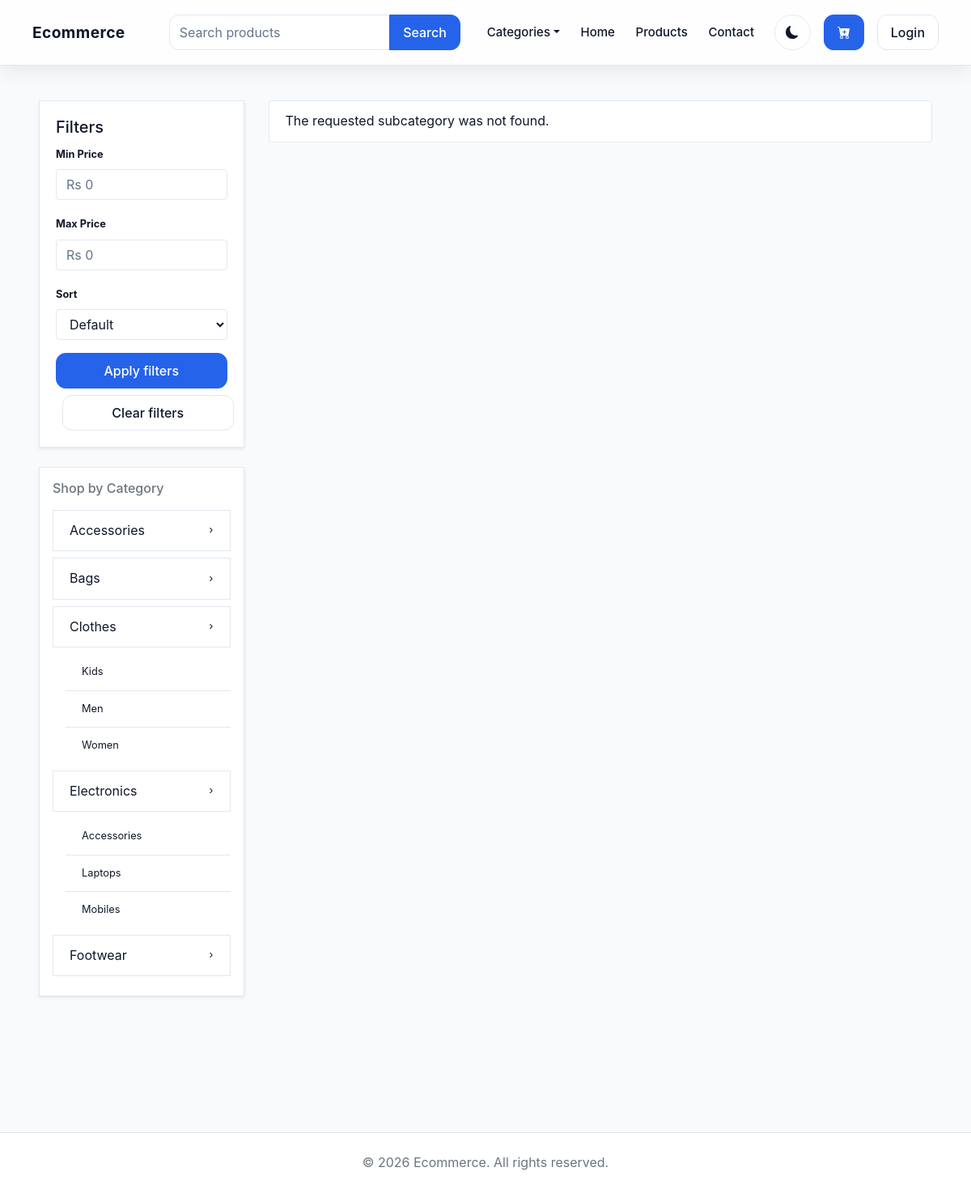
The app's page /subcategory.php with its own data.
### tables this page shows
CREATE TABLE `categories` (
  `id` int NOT NULL AUTO_INCREMENT,
  `name` varchar(100) NOT NULL,
  `slug` varchar(100) NOT NULL,
  `icon` varchar(255) DEFAULT NULL,
  `description` text,
  `image` varchar(255) DEFAULT NULL,
  `is_active` tinyint(1) DEFAULT '1',
  `created_at` timestamp NULL DEFAULT CURRENT_TIMESTAMP,
  `updated_at` timestamp NULL DEFAULT CURRENT_TIMESTAMP ON UPDATE CURRENT_TIMESTAMP,
  PRIMARY KEY (`id`),
  UNIQUE KEY `name` (`name`),
  UNIQUE KEY `slug` (`slug`),
  KEY `slug_2` (`slug`,`is_active`)
);

CREATE TABLE `sub_categories` (
  `id` int NOT NULL AUTO_INCREMENT,
  `category_id` int NOT NULL,
  `name` varchar(100) NOT NULL,
  `slug` varchar(100) NOT NULL,
  `description` text,
  `image` varchar(255) DEFAULT NULL,
  `is_active` tinyint(1) DEFAULT '1',
  `created_at` timestamp NULL DEFAULT CURRENT_TIMESTAMP,
  `updated_at` timestamp NULL DEFAULT CURRENT_TIMESTAMP ON UPDATE CURRENT_TIMESTAMP,
  PRIMARY KEY (`id`),
  UNIQUE KEY `category_id` (`category_id`,`slug`),
  KEY `is_active` (`is_active`),
  CONSTRAINT `sub_categories_ibfk_1` FOREIGN KEY (`category_id`) REFERENCES `categories` (`id`) ON DELETE CASCADE
);

### helpers/CategoryHelper.php (called while the page is built, shortened)
<?php
class CategoryHelper {
    private $db;
    private $hasSchema;
    public function __construct($conn) {
        $this->db = $conn;
        $this->hasSchema = $this->db && $this->tableExists('categories') && $this->tableExists('sub_categories');
    }
    public function getCategoriesHierarchy() {
        $sql = "
            SELECT
                c.id AS category_id,
                c.name AS category_name,
                c.slug AS category_slug,
                c.icon AS category_icon,
                c.image AS category_image,
                c.description AS category_description,
                s.id AS sub_id,
                s.name AS sub_name,
                s.slug AS sub_slug
            FROM categories c
            LEFT JOIN sub_categories s ON s.category_id = c.id AND s.is_active = 1
            WHERE c.is_active = 1
            ORDER BY c.name ASC, s.name ASC
        ";
        $stmt = $this->db->prepare($sql);
        if (!$stmt || !mysqli_stmt_execute($stmt)) {
            return [];
        }
        $result = mysqli_stmt_get_result($stmt);
        $categories = [];
        while ($row = mysqli_fetch_assoc($result)) {
            $categoryId = (int) $row['category_id'];
            if (!isset($categories[$categoryId])) {
                $categories[$categoryId] = [
                    'id' => $categoryId,
                    'name' => $row['category_name'],
                    'slug' => $row['category_slug'],
                    'icon' => $row['category_icon'],
                    'image' => $row['category_image'],
                    'description' => $row['category_description'],
                    'subcategories' => [],
                ];
            }
            if (!empty($row['sub_id'])) {
                $categories[$categoryId]['subcategories'][] = [
                    'id' => (int) $row['sub_id'],
                    'name' => $row['sub_name'],
                    'slug' => $row['sub_slug'],
                ];
            }
        }
        return array_values($categories);
    }
    public function getSubcategoryBySlug($slug) {
        if ($slug === '' || !$this->hasSchema) {
            return null;
        }
        $stmt = $this->db->prepare(
            'SELECT s.id, s.name, s.slug, s.description, s.category_id, c.name AS category_name, c.slug AS category_slug FROM sub_categories s INNER JOIN categories c ON c.id = s.category_id WHERE s.slug = ? AND s.is_active = 1 AND c.is_active = 1 ORDER BY c.name ASC, s.name ASC LIMIT 1'
        );
        mysqli_stmt_bind_param($stmt, 's', $slug);
        mysqli_stmt_execute($stmt);
        $result = mysqli_stmt_get_result($stmt);
        $subcategory = mysqli_fetch_assoc($result) ?: null;
        return $subcategory;
    }
    private function tableExists($table) {
        $stmt = $this->db->prepare('SELECT COUNT(*) FROM information_schema.TABLES WHERE TABLE_SCHEMA = DATABASE() AND TABLE_NAME = ?');
        mysqli_stmt_bind_param($stmt, 's', $table);
        mysqli_stmt_execute($stmt);
        mysqli_stmt_bind_result($stmt, $count);
        return $count > 0;
    }
}

### templates/components/category-menu.php (the view)
<?php
$activeCategorySlug = $activeCategorySlug ?? '';
$activeSubcategorySlug = $activeSubcategorySlug ?? '';
?>
<div class="category-menu sidebar-card shadow-sm p-3 mb-4">
  <h2 class="h6 mb-3 text-secondary">Shop by Category</h2>
  <div class="list-group list-group-flush">
    <?php if (!empty($categories)): ?>
      <?php foreach ($categories as $category): ?>
        <div class="mb-2">
          <a href="category.php?slug=<?php echo urlencode($category['slug']); ?>" class="list-group-item list-group-item-action d-flex justify-content-between align-items-center<?php echo $activeCategorySlug === $category['slug'] && $activeSubcategorySlug === '' ? ' active' : ''; ?>">
            <span><?php echo htmlspecialchars($category['name']); ?></span>
            <span class="small">&rsaquo;</span>
          </a>
          <?php if (!empty($category['subcategories'])): ?>
            <div class="list-group list-group-flush ml-3 mt-2">
              <?php foreach ($category['subcategories'] as $subcategory): ?>
                <a href="subcategory.php?slug=<?php echo urlencode($subcategory['slug']); ?>" class="list-group-item list-group-item-action small<?php echo $activeSubcategorySlug === $subcategory['slug'] ? ' active' : ''; ?>">
                  <?php echo htmlspecialchars($subcategory['name']); ?>
                </a>
              <?php endforeach; ?>
            </div>
          <?php endif; ?>
        </div>
      <?php endforeach; ?>
    <?php else: ?>
      <div class="list-group-item text-muted">Categories not available.</div>
    <?php endif; ?>
  </div>
</div>

### public/assets/css/theme.css (style rules this page uses)
:root { --bg: #F8FAFC; --surface: #FFFFFF; --primary: #2563EB; --primary-dark: #1D4ED8; --primary-light: #3B82F6; --secondary: #7C3AED; --secondary-dark: #6D28D9; --secondary-light: #8B5CF6; --accent: #F59E0B; --accent-dark: #D97706; --accent-light: #FBBF24; --text-primary: #0F172A; --text-secondary: #64748B; --muted: #64748B; --text-on-primary: #FFFFFF; --border: #E2E8F0; --navbar-bg: rgba(255, 255, 255, 0.8); --toolbar-bg: rgba(255, 255, 255, 0.12); --toolbar-hover: rgba(255, 255, 255, 0.18); --shadow: 0 8px 30px rgba(0, 0, 0, 0.08); --shadow-soft: 0 6px 24px rgba(15, 23, 42, 0.08); --shadow-heavy: 0 10px 40px rgba(15, 23, 42, 0.12); --radius-sm: 0.5rem; --radius-md: 0.75rem; --radius-lg: 1rem; --radius-xl: 1.5rem; --font-family: -apple-system, BlinkMacSystemFont, 'Segoe UI', Roboto, 'Helvetica Neue', Arial, sans-serif; --transition: 250ms ease; }
* { margin: 0; padding: 0; box-sizing: border-box; }
html { scroll-behavior: smooth; font-size: 16px; }
body { font-family: var(--font-family); font-size: 1rem; line-height: 1.6; color: var(--text-primary); background: var(--bg); transition: background var(--transition), color var(--transition); min-height: 100vh; padding-top: 5.5rem; scroll-padding-top: 5.5rem; }
a { color: var(--primary); text-decoration: none; transition: color var(--transition); }
button, .btn, input, select, textarea, a, .nav-link, .navbar-brand, .theme-button, .bi { outline: none !important; }
.card, .dropdown-menu, .modal-content, .form-control, .table, .list-group-item, .badge, .alert { background: var(--surface); color: var(--text-primary); border-color: var(--border); }
.sidebar-card, .feature-card { border: 1px solid var(--border); background: var(--surface); box-shadow: var(--shadow-soft); }
.list-group-item-action { background: var(--surface); color: var(--text-primary); }

### public/assets/css/main.css (style rules this page uses)
:root { --max-page-width: 1240px; --page-padding: 1.5rem; }
body { margin: 0; font-family: var(--font-family); background: var(--bg); color: var(--text-primary); }

### templates/header.php (style rules this page uses)
body { background: var(--bg); color: var(--text-primary); font-family: var(--font-family); padding-top: 80px; transition: background var(--transition), color var(--transition); }
@media (min-width: 992px) { body { padding-top: 96px; } }

### records on screen
categories: name "Accessories"
categories: name "Bags"
sub_categories: name "Kids"
sub_categories: name "Men"
sub_categories: name "Women"
sub_categories: name "Accessories"
sub_categories: name "Laptops"
sub_categories: name "Mobiles"
categories: name "Footwear"

### other values on screen
$item['label'] "Home"
$item['label'] "Products"
$item['label'] "Contact"
$accountLabel "Login"
$category['name'] "Clothes"
$category['name'] "Electronics"
